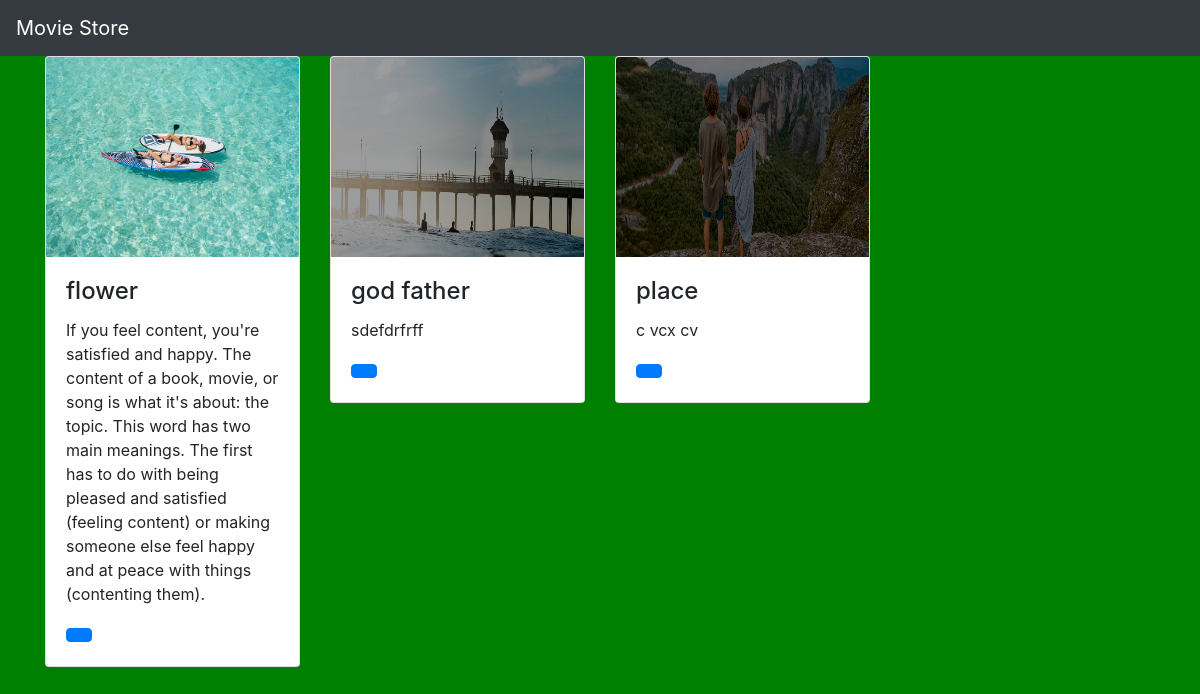
The page / on the database its author committed.
### demoapp/models.py (models this page shows)
class Movies(models.Model):
    name=models.CharField(max_length=250)
    desc=models.TextField()
    year=models.IntegerField()
    img=models.ImageField(upload_to='gallery')

### demoapp/views.py (the view)
# urls.py: path('',views.index,name='index'),
def index(request):
    movie = Movies.objects.all()
    context = {'movie_list': movie}
    return render(request,'index.html',context)

### templates/index.html
{% extends 'base.html' %}
{% block body %}
<div class="container">
    <div class="row">
{% for i in movie_list %}
        <div class="col-md-3">
<div class="card" >
  <img src="{{i.img.url}}" class="card-img-top" alt="" width="100px" height="200px">
  <div class="card-body">
    <h4 class="card-title">{{i.name}}</h4>
    <p class="card-text">{{i.desc}}</p>
      <a href="{% url 'demoapp:detail' i.id %}" class="btn btn-primary"></a>
  </div>
</div>
        </div>
{% endfor %}
    </div>
</div>
{% endblock %}

### templates/base.html (shortened to what this page needs)
{% load static %}
<!DOCTYPE html>
<html lang="en">
<head>
    <link rel="stylesheet" href="https://cdn.jsdelivr.net/npm/bootstrap@4.6.2/dist/css/bootstrap.min.css">
    <link rel="stylesheet" href="{% static 'style.css' %}">
</head>
<body>
<nav class="navbar navbar-dark bg-dark">
    <a class="navbar-brand" href="#">
        Movie Store
    </a>
</nav>
{% block body %}
{% endblock %}
</body>
</html>

### static/style.css (style rules this page uses)
body { background-color:green; }

### rows shown on the page
Movies: img (picture), name "flower", desc "If you feel content, you're satisfied and happy. The content of a book, movie, or song is what it's about: the topic. This word has two main meanings. The first has to do with being pleased and satisfied (feeling content) or making someone else feel happy and at peace with things (contenting them)."
Movies: img (picture), name "god father", desc "sdefdrfrff"
Movies: img (picture), name "place", desc "c vcx cv"
